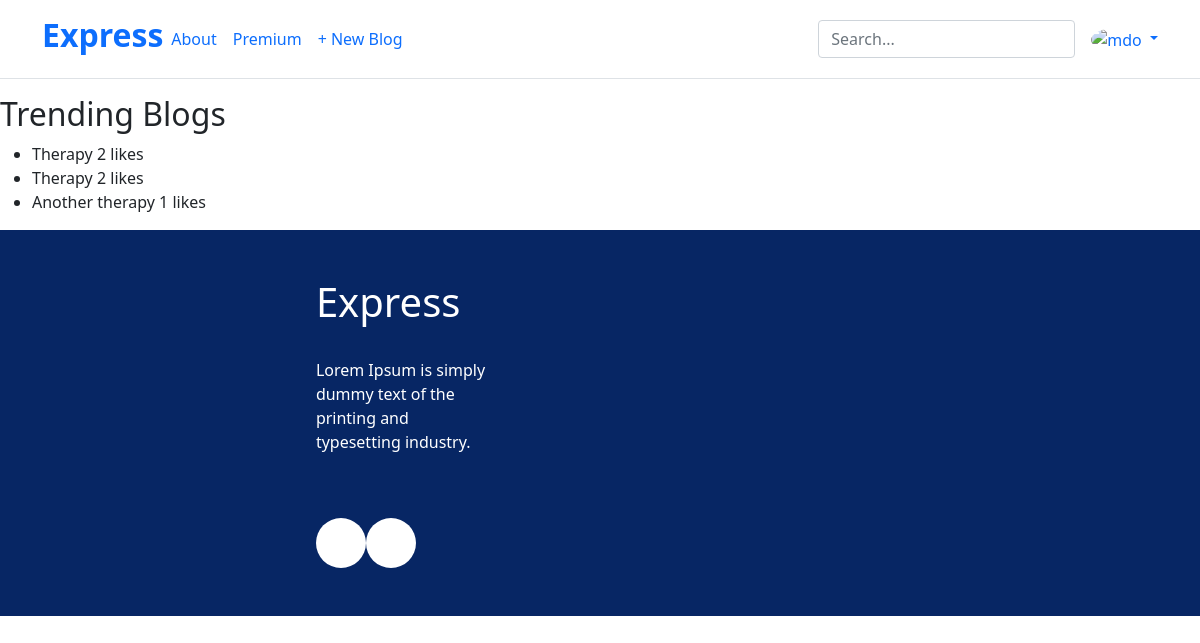
The page /trending/ (signed in) on the database its author committed.
### home/models.py (models this page shows, shortened)
class BlogPost(models.Model):
    title = models.CharField(max_length=200)
    content = models.TextField()
    image = ImageField(upload_to='blog_images/')  # Use ImageField instead of FileField
    date_published = models.DateTimeField(auto_now_add=True)
    hashtags = models.ManyToManyField(Hashtag, related_name='blog_posts')
    likes = models.PositiveIntegerField(default=0)

### home/views.py (the view)
# urls.py: path('trending/', views.trending_blogs, name='trending_blogs'),
def trending_blogs(request):
    trending_blogs = BlogPost.objects.order_by('-likes')[:3]
    context = {
        'trending_blogs': trending_blogs,
    }
    return render(request, 'base.html', context)

### templates/base.html (shortened to what this page needs)
<!DOCTYPE html>
<html lang="en">
  <head>
    <link
      href="https://cdn.jsdelivr.net/npm/bootstrap@5.0.0/dist/css/bootstrap.min.css"
      rel="stylesheet"
    />
  </head>
  <body>
    <header class="p-3 mb-3 border-bottom">
      <div class="container">
        <div
          class="d-flex flex-wrap align-items-center justify-content-center justify-content-lg-start"
        >
          <a
            href="/"
            class="d-flex align-items-center mb-2 mb-lg-0 link-body-emphasis text-decoration-none"
          >
            <h2><b> Express </b></h2>
          </a>
          <ul
            class="nav col-12 col-lg-auto me-lg-auto mb-2 justify-content-end mb-md-0 ml-5"
          >
            <li>
              <a href="#" class="nav-link px-2 link-body-emphasis ml-5"
                >About</a
              >
            </li>
            <li>
              <a href="#" class="nav-link px-2 link-body-emphasis">Premium</a>
            </li>
            <li>
              <a href="create/" class="nav-link px-2 link-body-emphasis"
                >+ New Blog</a
              >
            </li>
          </ul>
          <form
            class="col-12 col-lg-auto mb-3 mb-lg-0 me-lg-3"
            role="search"
            method="GET"
            action="{% url 'search_results' %}"
          >
            <input
              type="search"
              class="form-control"
              placeholder="Search..."
              aria-label="Search"
              name="query"
            />
          </form>
          <div class="dropdown text-end">
            <a
              href="#"
              class="d-block link-body-emphasis text-decoration-none dropdown-toggle"
              data-bs-toggle="dropdown"
              aria-expanded="false"
            >
              <img
                src="https://github.com/mdo.png"
                alt="mdo"
                width="32"
                height="32"
                class="rounded-circle"
              />
            </a>
          </div>
        </div>
      </div>
    </header>
    <section class="trending-blogs">
      <main>
        <h2>Trending Blogs</h2>
<ul>
    {% for blog in trending_blogs %}
        <li>
            {{ blog.title }}
            <span class="like-count">{{ blog.likes }}</span> likes
        </li>
    {% endfor %}
</ul>
      </main>
    </section>
    <footer>
      <div
        class="footer-container d-flex justify-content-center"
        style="background-color: #072664; width: 100%; justify-content: center"
      >
        <div
          class="max-width p-5 mx-0"
          style="color: white; max-width: 1320px; align-items: center"
        >
          <div class="row">
            <div class="col-md-4">
              <h1>Express</h1>
              <br />
              <p>
                Lorem Ipsum is simply dummy text of the printing and typesetting
                industry.
              </p>
              <br /><br />
              <div
                class="social-icons"
                style="display: flex; flex-direction: coloumn"
              >
                <a
                  id="instaHomeFooter"
                  href="#"
                  target=""
                  style="
                    background-color: white;
                    border-radius: 50%;
                    display: flex;
                    justify-content: center;
                    align-items: center;
                    overflow: hidden;
                    width: 50px;
                    height: 50px;
                  "
                >
                </a>
                <a
                  id="facebookHomeFooter"
                  href="#"
                  target=""
                  style="
                    background-color: white;
                    border-radius: 50%;
                    display: flex;
                    justify-content: center;
                    align-items: center;
                    overflow: hidden;
                    width: 50px;
                    height: 50px;
                    margin-left=10px;
                  "
                >
  </body>
</html>

### rows shown on the page
BlogPost: title "Therapy", likes "2"
BlogPost: title "Therapy", likes "2"
BlogPost: title "Another therapy", likes "1"
